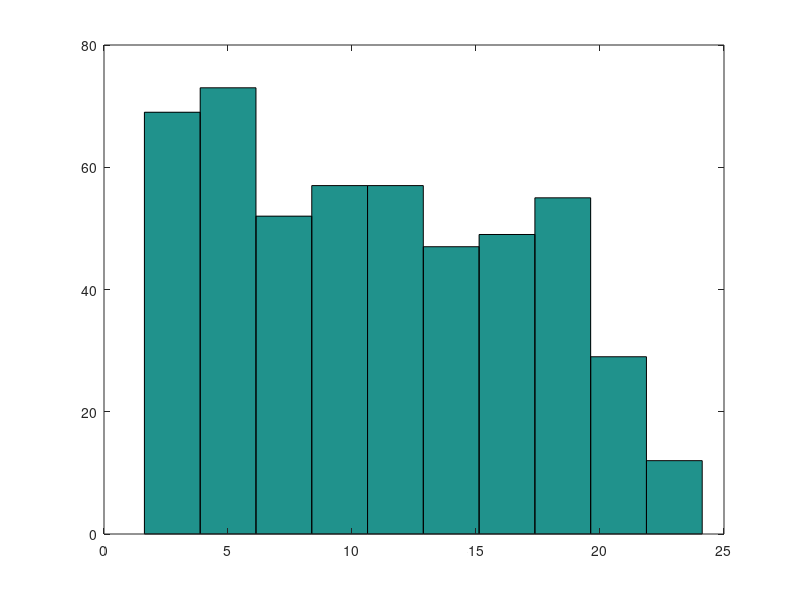

The MATLAB script that drew this image:
clear;

d = 100;
Cs = [5 10 20 40 80];
R = 20;

exps = [];
avgs = [];

for i = 1:length(Cs)
    C = Cs(i);
    exps(end+1) = (1 + sqrt(1/C))/(1 - sqrt(1/C));
    conds = [];
    for r = 1:R
        X = randn(d,C*d);
        A = X*X';
        conds(end+1) = cond(A);
    end;
    avgs(end+1) = mean(conds);
end;

%figure; hold all; plot(Cs,exps.^2); plot(Cs,avgs);

exps = [];
avgs = [];
sigma = 0.1;

for i = 1:length(Cs)
	C = Cs(i);	
	n = C*d;
	exps(end+1) = ((1 + sqrt(d/n))^2 + 6*sigma^2) / ((1 - sqrt(d/n))^2 + (6*sigma^2));
	conds = [];
	for r = 1:R
		X = randn(d,C*d);
		for j = 1:d
			maxx = max(abs(X(j,:)));
			X(j,:) = X(j,:) / maxx;
		end;
		A = X*X' / (d*n);
		A = A + 6*sigma^2/(n*d) * eye(d);
		conds(end+1) = cond(A);
	end;
	avgs(end+1) = mean(conds);
end;

%figure; hold all; plot(Cs,exps); plot(Cs,avgs);

a = 1.1;
b = 15;
N = 500;
conds = [];
for i = 1:N
	z = (b-a)*rand()+a;
	C = ((z-1)/(z+1))^2 / (1 - sqrt(1 - (1+6*sigma^2)/((z+1)/(z-1))^2))^2;
	n = round(C*d);
	X = randn(d,n);
	for j = 1:d
		maxx = max(abs(X(j,:)));
		X(j,:) = X(j,:) / maxx;
	end;
	A = X*X' / (d*n);
	A = A + 6*sigma^2/(n*d) * eye(d);
	conds(end+1) = cond(A);
end;

hist(conds);
%figure; hold all; plot(Cs,exps); plot(Cs,avgs);


